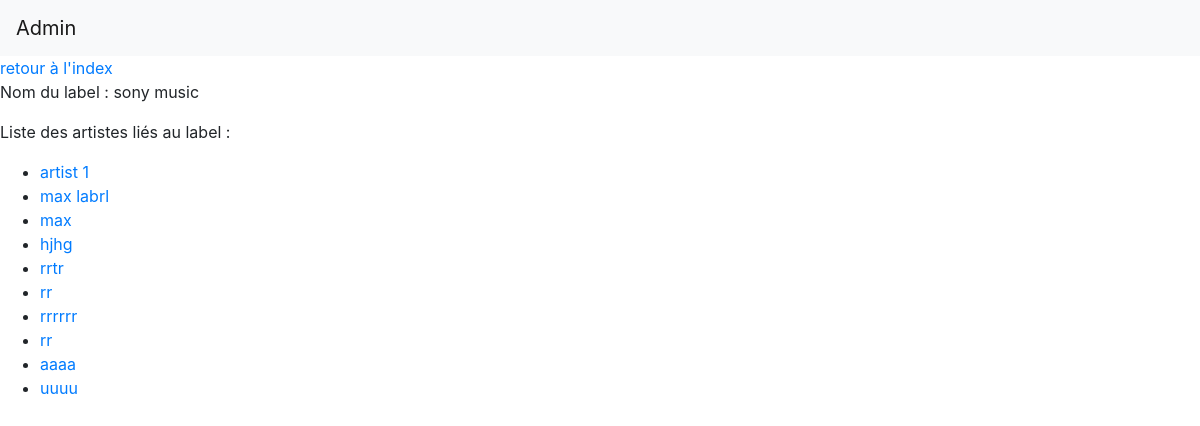
Page /index.php?p=label&label_id=5 on the committed database.
### tables this page shows
CREATE TABLE IF NOT EXISTS `labels` (
  `id` int(11) NOT NULL AUTO_INCREMENT,
  `name` varchar(255) NOT NULL,
  PRIMARY KEY (`id`)
);

CREATE TABLE IF NOT EXISTS `artists` (
  `id` int(11) NOT NULL AUTO_INCREMENT,
  `name` varchar(255) NOT NULL,
  `biography` varchar(255) NOT NULL,
  `image` varchar(255) DEFAULT NULL,
  `label_id` int(11) NOT NULL,
  PRIMARY KEY (`id`),
  KEY `artist_label_link` (`label_id`) USING BTREE
);

### index.php (called while the page is built, shortened)
<?php
if(isset($_GET['p'])) {
    switch ($_GET['p']) {
        case 'label' :
            require 'controllers/labelController.php';
            break;
    }
}
else{
    require 'controllers/indexController.php';
}
require('views/front.php');

### models/Label.php (called while the page is built, shortened)
<?php
function getLabel($id) {
    $db = dbConnect();
    $query = $db ->prepare('SELECT * FROM labels WHERE id = ?');
    $query ->execute([
        $id
    ]);
    $result = $query->fetch();
    return $result;
}

### controllers/labelController.php (called while the page is built, shortened)
<?php
require_once 'models/Artist.php';
require_once 'models/Label.php';
    $label = getLabel($_GET['label_id']);
$artists = getArtists($label['id']);

### models/Artist.php (called while the page is built, shortened)
<?php
function getArtists($labelId = null) {
    $db = dbConnect();
    if ($labelId != false) {
        $query = $db->prepare('SELECT * FROM artists WHERE label_id = ?');
        $result = $query->execute([$labelId]);
        $artists = $query->fetchAll();
    } else {
        $query = $db->query('SELECT * FROM artists');
        $artists = $query->fetchAll();
    }
    return $artists;
}

### views/label.php (the view)
<a href="index.php">retour à l'index</a>
<p>Nom du label : <?= $label['name'] ?></p>
<p>Liste des artistes liés au label : </p>
<?php if(sizeof($artists) > 0): ?>
    <ul>
        <?php foreach($artists as $artist): ?>
            <li><a href="index.php?p=artist&artist_id=<?= $artist['id'] ?>"><?= $artist['name'] ?></a></li>
        <?php endforeach; ?>
    </ul>
<?php else: ?>
    <p>aucun artiste pour ce label</p>
<?php endif; ?>

### rows in the picture
labels: name "sony music"
artists: name "artist 1"
artists: name "max labrl"
artists: name "max"
artists: name "hjhg"
artists: name "rrtr"
artists: name "rr"
artists: name "rrrrrr"
artists: name "rr"
artists: name "aaaa"
artists: name "uuuu"
